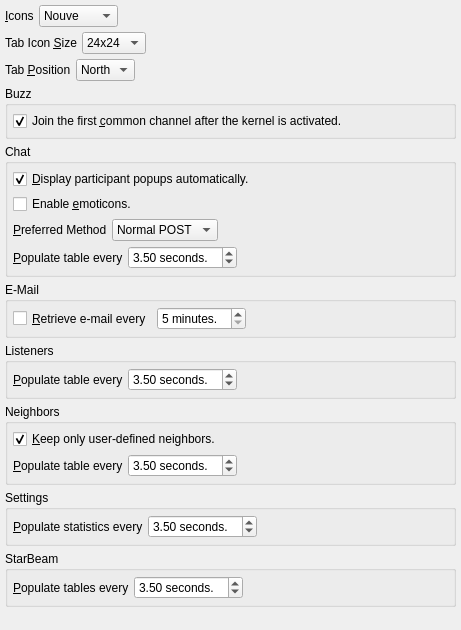
          <widget class="QWidget" name="scrollAreaWidgetContents_2">
           <property name="geometry">
            <rect>
             <x>0</x>
             <y>0</y>
             <width>461</width>
             <height>630</height>
            </rect>
           </property>
           <layout class="QVBoxLayout" name="verticalLayout_9">
            <property name="spacing">
             <number>5</number>
            </property>
            <property name="margin">
             <number>5</number>
            </property>
            <item>
             <layout class="QHBoxLayout" name="horizontalLayout_2">
              <property name="spacing">
               <number>5</number>
              </property>
              <item>
               <widget class="QLabel" name="label">
                <property name="text">
                 <string>&amp;Icons</string>
                </property>
                <property name="buddy">
                 <cstring>icons</cstring>
                </property>
               </widget>
              </item>
              <item>
               <widget class="QComboBox" name="icons">
                <property name="currentIndex">
                 <number>1</number>
                </property>
                <property name="sizeAdjustPolicy">
                 <enum>QComboBox::AdjustToContents</enum>
                </property>
                <item>
                 <property name="text">
                  <string>Everaldo</string>
                 </property>
                </item>
                <item>
                 <property name="text">
                  <string>Nouve</string>
                 </property>
                </item>
                <item>
                 <property name="text">
                  <string>Nuvola</string>
                 </property>
                </item>
               </widget>
              </item>
              <item>
               <spacer name="horizontalSpacer_2">
                <property name="orientation">
                 <enum>Qt::Horizontal</enum>
                </property>
                <property name="sizeHint" stdset="0">
                 <size>
                  <width>40</width>
                  <height>20</height>
                 </size>
                </property>
               </spacer>
              </item>
             </layout>
            </item>
            <item>
             <layout class="QHBoxLayout" name="horizontalLayout_4">
              <property name="spacing">
               <number>5</number>
              </property>
              <item>
               <widget class="QLabel" name="label_3">
                <property name="text">
                 <string>Tab Icon &amp;Size</string>
                </property>
                <property name="buddy">
                 <cstring>icons</cstring>
                </property>
               </widget>
              </item>
              <item>
               <widget class="QComboBox" name="iconsize">
                <property name="currentIndex">
                 <number>1</number>
                </property>
                <property name="sizeAdjustPolicy">
                 <enum>QComboBox::AdjustToContents</enum>
                </property>
                <item>
                 <property name="text">
                  <string>16x16</string>
                 </property>
                </item>
                <item>
                 <property name="text">
                  <string>24x24</string>
                 </property>
                </item>
                <item>
                 <property name="text">
                  <string>32x32</string>
                 </property>
                </item>
                <item>
                 <property name="text">
                  <string>64x64</string>
                 </property>
                </item>
               </widget>
              </item>
              <item>
               <spacer name="horizontalSpacer_4">
                <property name="orientation">
                 <enum>Qt::Horizontal</enum>
                </property>
                <property name="sizeHint" stdset="0">
                 <size>
                  <width>40</width>
                  <height>20</height>
                 </size>
                </property>
               </spacer>
              </item>
             </layout>
            </item>
            <item>
             <layout class="QHBoxLayout" name="horizontalLayout_3">
              <property name="spacing">
               <number>5</number>
              </property>
              <item>
               <widget class="QLabel" name="label_2">
                <property name="text">
                 <string>Tab &amp;Position</string>
                </property>
                <property name="buddy">
                 <cstring>icons</cstring>
                </property>
               </widget>
              </item>
              <item>
               <widget class="QComboBox" name="position">
                <property name="currentIndex">
                 <number>1</number>
                </property>
                <property name="sizeAdjustPolicy">
                 <enum>QComboBox::AdjustToContents</enum>
                </property>
                <item>
                 <property name="text">
                  <string>East</string>
                 </property>
                </item>
                <item>
                 <property name="text">
                  <string>North</string>
                 </property>
                </item>
                <item>
                 <property name="text">
                  <string>West</string>
                 </property>
                </item>
               </widget>
              </item>
              <item>
               <spacer name="horizontalSpacer_3">
                <property name="orientation">
                 <enum>Qt::Horizontal</enum>
                </property>
                <property name="sizeHint" stdset="0">
                 <size>
                  <width>40</width>
                  <height>20</height>
                 </size>
                </property>
               </spacer>
              </item>
             </layout>
            </item>
            <item>
             <widget class="QGroupBox" name="groupBox">
              <property name="title">
               <string>Buzz</string>
              </property>
              <layout class="QVBoxLayout" name="verticalLayout_2">
               <property name="spacing">
                <number>5</number>
               </property>
               <property name="margin">
                <number>5</number>
               </property>
               <item>
                <widget class="QCheckBox" name="buzzAutoJoin">
                 <property name="sizePolicy">
                  <sizepolicy hsizetype="Minimum" vsizetype="Preferred">
                   <horstretch>0</horstretch>
                   <verstretch>0</verstretch>
                  </sizepolicy>
                 </property>
                 <property name="text">
                  <string>Join the first &amp;common channel after the kernel is activated.</string>
                 </property>
                 <property name="checked">
                  <bool>true</bool>
                 </property>
                </widget>
               </item>
              </layout>
             </widget>
            </item>
            <item>
             <widget class="QGroupBox" name="groupBox_2">
              <property name="title">
               <string>Chat</string>
              </property>
              <layout class="QVBoxLayout" name="verticalLayout_4">
               <property name="spacing">
                <number>5</number>
               </property>
               <property name="margin">
                <number>5</number>
               </property>
               <item>
                <widget class="QCheckBox" name="displayPopups">
                 <property name="text">
                  <string>&amp;Display participant popups automatically.</string>
                 </property>
                 <property name="checked">
                  <bool>true</bool>
                 </property>
                </widget>
               </item>
               <item>
                <widget class="QCheckBox" name="enableChatEmoticons">
                 <property name="text">
                  <string>Enable &amp;emoticons.</string>
                 </property>
                </widget>
               </item>
               <item>
                <layout class="QHBoxLayout" name="horizontalLayout_5">
                 <property name="spacing">
                  <number>5</number>
                 </property>
                 <item>
                  <widget class="QLabel" name="label_9">
                   <property name="text">
                    <string>&amp;Preferred Method</string>
                   </property>
                   <property name="buddy">
                    <cstring>chatSendMethod</cstring>
                   </property>
                  </widget>
                 </item>
                 <item>
                  <widget class="QComboBox" name="chatSendMethod">
                   <property name="sizePolicy">
                    <sizepolicy hsizetype="Preferred" vsizetype="Fixed">
                     <horstretch>0</horstretch>
                     <verstretch>0</verstretch>
                    </sizepolicy>
                   </property>
                   <property name="sizeAdjustPolicy">
                    <enum>QComboBox::AdjustToContents</enum>
                   </property>
                   <item>
                    <property name="text">
                     <string>Normal POST</string>
                    </property>
                   </item>
                   <item>
                    <property name="text">
                     <string>Artificial GET</string>
                    </property>
                   </item>
                  </widget>
                 </item>
                 <item>
                  <spacer name="horizontalSpacer_5">
                   <property name="orientation">
                    <enum>Qt::Horizontal</enum>
                   </property>
                   <property name="sizeHint" stdset="0">
                    <size>
                     <width>40</width>
                     <height>20</height>
                    </size>
                   </property>
                  </spacer>
                 </item>
                </layout>
               </item>
               <item>
                <layout class="QHBoxLayout" name="horizontalLayout_98">
                 <property name="spacing">
                  <number>5</number>
                 </property>
                 <item>
                  <widget class="QLabel" name="label_121">
                   <property name="text">
                    <string>&amp;Populate table every</string>
                   </property>
                   <property name="buddy">
                    <cstring>chatUpdateInterval</cstring>
                   </property>
                  </widget>
                 </item>
                 <item>
                  <widget class="QDoubleSpinBox" name="chatUpdateInterval">
                   <property name="suffix">
                    <string> seconds.</string>
                   </property>
                   <property name="minimum">
                    <double>0.500000000000000</double>
                   </property>
                   <property name="maximum">
                    <double>10.000000000000000</double>
                   </property>
                   <property name="value">
                    <double>3.500000000000000</double>
                   </property>
                  </widget>
                 </item>
                 <item>
                  <spacer name="horizontalSpacer_68">
                   <property name="orientation">
                    <enum>Qt::Horizontal</enum>
                   </property>
                   <property name="sizeHint" stdset="0">
                    <size>
                     <width>40</width>
                     <height>20</height>
                    </size>
                   </property>
                  </spacer>
                 </item>
                </layout>
               </item>
              </layout>
             </widget>
            </item>
            <item>
             <widget class="QGroupBox" name="groupBox_6">
              <property name="title">
               <string>E-Mail</string>
              </property>
              <layout class="QVBoxLayout" name="verticalLayout_10">
               <property name="spacing">
                <number>5</number>
               </property>
               <property name="margin">
                <number>5</number>
               </property>
               <item>
                <layout class="QHBoxLayout" name="horizontalLayout_62">
                 <property name="spacing">
                  <number>5</number>
                 </property>
                 <item>
                  <widget class="QCheckBox" name="autoEmailRetrieve">
                   <property name="sizePolicy">
                    <sizepolicy hsizetype="Minimum" vsizetype="Preferred">
                     <horstretch>0</horstretch>
                     <verstretch>0</verstretch>
                    </sizepolicy>
                   </property>
                   <property name="text">
                    <string>&amp;Retrieve e-mail every</string>
                   </property>
                  </widget>
                 </item>
                 <item>
                  <widget class="QSpinBox" name="emailRetrievalInterval">
                   <property name="suffix">
                    <string> minutes.</string>
                   </property>
                   <property name="minimum">
                    <number>5</number>
                   </property>
                   <property name="maximum">
                    <number>60</number>
                   </property>
                  </widget>
                 </item>
                 <item>
                  <spacer name="horizontalSpacer_46">
                   <property name="orientation">
                    <enum>Qt::Horizontal</enum>
                   </property>
                   <property name="sizeHint" stdset="0">
                    <size>
                     <width>40</width>
                     <height>20</height>
                    </size>
                   </property>
                  </spacer>
                 </item>
                </layout>
               </item>
              </layout>
             </widget>
            </item>
            <item>
             <widget class="QGroupBox" name="groupBox_7">
              <property name="title">
               <string>Listeners</string>
              </property>
              <layout class="QVBoxLayout" name="verticalLayout_12">
               <property name="spacing">
                <number>5</number>
               </property>
               <property name="margin">
                <number>5</number>
               </property>
               <item>
                <layout class="QHBoxLayout" name="horizontalLayout_91">
                 <property name="spacing">
                  <number>5</number>
                 </property>
                 <item>
                  <widget class="QLabel" name="label_123">
                   <property name="text">
                    <string>&amp;Populate table every</string>
                   </property>
                   <property name="buddy">
                    <cstring>listenersUpdateInterval</cstring>
                   </property>
                  </widget>
                 </item>
                 <item>
                  <widget class="QDoubleSpinBox" name="listenersUpdateInterval">
                   <property name="suffix">
                    <string> seconds.</string>
                   </property>
                   <property name="minimum">
                    <double>0.500000000000000</double>
                   </property>
                   <property name="maximum">
                    <double>10.000000000000000</double>
                   </property>
                   <property name="value">
                    <double>3.500000000000000</double>
                   </property>
                  </widget>
                 </item>
                 <item>
                  <spacer name="horizontalSpacer_76">
                   <property name="orientation">
                    <enum>Qt::Horizontal</enum>
                   </property>
                   <property name="sizeHint" stdset="0">
                    <size>
                     <width>40</width>
                     <height>20</height>
                    </size>
                   </property>
                  </spacer>
                 </item>
                </layout>
               </item>
              </layout>
             </widget>
            </item>
            <item>
             <widget class="QGroupBox" name="groupBox_9">
              <property name="title">
               <string>Neighbors</string>
              </property>
              <layout class="QVBoxLayout" name="verticalLayout_14">
               <property name="spacing">
                <number>5</number>
               </property>
               <property name="margin">
                <number>5</number>
               </property>
               <item>
                <widget class="QCheckBox" name="keepOnlyUserDefinedNeighbors">
                 <property name="sizePolicy">
                  <sizepolicy hsizetype="Minimum" vsizetype="Preferred">
                   <horstretch>0</horstretch>
                   <verstretch>0</verstretch>
                  </sizepolicy>
                 </property>
                 <property name="text">
                  <string>&amp;Keep only user-defined neighbors.</string>
                 </property>
                 <property name="checked">
                  <bool>true</bool>
                 </property>
                </widget>
               </item>
               <item>
                <layout class="QHBoxLayout" name="horizontalLayout_28">
                 <property name="spacing">
                  <number>5</number>
                 </property>
                 <item>
                  <widget class="QLabel" name="label_125">
                   <property name="text">
                    <string>&amp;Populate table every</string>
                   </property>
                   <property name="buddy">
                    <cstring>neighborsUpdateInterval</cstring>
                   </property>
                  </widget>
                 </item>
                 <item>
                  <widget class="QDoubleSpinBox" name="neighborsUpdateInterval">
                   <property name="suffix">
                    <string> seconds.</string>
                   </property>
                   <property name="minimum">
                    <double>0.500000000000000</double>
                   </property>
                   <property name="maximum">
                    <double>10.000000000000000</double>
                   </property>
                   <property name="value">
                    <double>3.500000000000000</double>
                   </property>
                  </widget>
                 </item>
                 <item>
                  <spacer name="horizontalSpacer_25">
                   <property name="orientation">
                    <enum>Qt::Horizontal</enum>
                   </property>
                   <property name="sizeHint" stdset="0">
                    <size>
                     <width>40</width>
                     <height>20</height>
                    </size>
                   </property>
                  </spacer>
                 </item>
                </layout>
               </item>
              </layout>
             </widget>
            </item>
            <item>
             <widget class="QGroupBox" name="groupBox_12">
              <property name="title">
               <string>Settings</string>
              </property>
              <layout class="QVBoxLayout" name="verticalLayout_17">
               <property name="spacing">
                <number>5</number>
               </property>
               <property name="margin">
                <number>5</number>
               </property>
               <item>
                <layout class="QHBoxLayout" name="horizontalLayout_64">
                 <property name="spacing">
                  <number>5</number>
                 </property>
                 <item>
                  <widget class="QLabel" name="label_127">
                   <property name="text">
                    <string>&amp;Populate statistics every</string>
                   </property>
                   <property name="buddy">
                    <cstring>kernelUpdateInterval</cstring>
                   </property>
                  </widget>
                 </item>
                 <item>
                  <widget class="QDoubleSpinBox" name="kernelUpdateInterval">
                   <property name="suffix">
                    <string> seconds.</string>
                   </property>
                   <property name="minimum">
                    <double>0.500000000000000</double>
                   </property>
                   <property name="maximum">
                    <double>10.000000000000000</double>
                   </property>
                   <property name="value">
                    <double>3.500000000000000</double>
                   </property>
                  </widget>
                 </item>
                 <item>
                  <spacer name="horizontalSpacer_78">
                   <property name="orientation">
                    <enum>Qt::Horizontal</enum>
                   </property>
                   <property name="sizeHint" stdset="0">
                    <size>
                     <width>40</width>
                     <height>20</height>
                    </size>
                   </property>
                  </spacer>
                 </item>
                </layout>
               </item>
              </layout>
             </widget>
            </item>
            <item>
             <widget class="QGroupBox" name="groupBox_14">
              <property name="title">
               <string>StarBeam</string>
              </property>
              <layout class="QVBoxLayout" name="verticalLayout_20">
               <property name="spacing">
                <number>5</number>
               </property>
               <property name="margin">
                <number>5</number>
               </property>
               <item>
                <layout class="QHBoxLayout" name="horizontalLayout_82">
                 <property name="spacing">
                  <number>5</number>
                 </property>
                 <item>
                  <widget class="QLabel" name="label_129">
                   <property name="text">
                    <string>&amp;Populate tables every</string>
                   </property>
                   <property name="buddy">
                    <cstring>starbeamUpdateInterval</cstring>
                   </property>
                  </widget>
                 </item>
                 <item>
                  <widget class="QDoubleSpinBox" name="starbeamUpdateInterval">
                   <property name="suffix">
                    <string> seconds.</string>
                   </property>
                   <property name="minimum">
                    <double>0.500000000000000</double>
                   </property>
                   <property name="maximum">
                    <double>10.000000000000000</double>
                   </property>
                   <property name="value">
                    <double>3.500000000000000</double>
                   </property>
                  </widget>
                 </item>
                 <item>
                  <spacer name="horizontalSpacer_66">
                   <property name="orientation">
                    <enum>Qt::Horizontal</enum>
                   </property>
                   <property name="sizeHint" stdset="0">
                    <size>
                     <width>40</width>
                     <height>20</height>
                    </size>
                   </property>
                  </spacer>
                 </item>
                </layout>
               </item>
              </layout>
             </widget>
            </item>
            <item>
             <spacer name="verticalSpacer">
              <property name="orientation">
               <enum>Qt::Vertical</enum>
              </property>
              <property name="sizeHint" stdset="0">
               <size>
                <width>20</width>
                <height>40</height>
               </size>
              </property>
             </spacer>
            </item>
           </layout>
          </widget>
